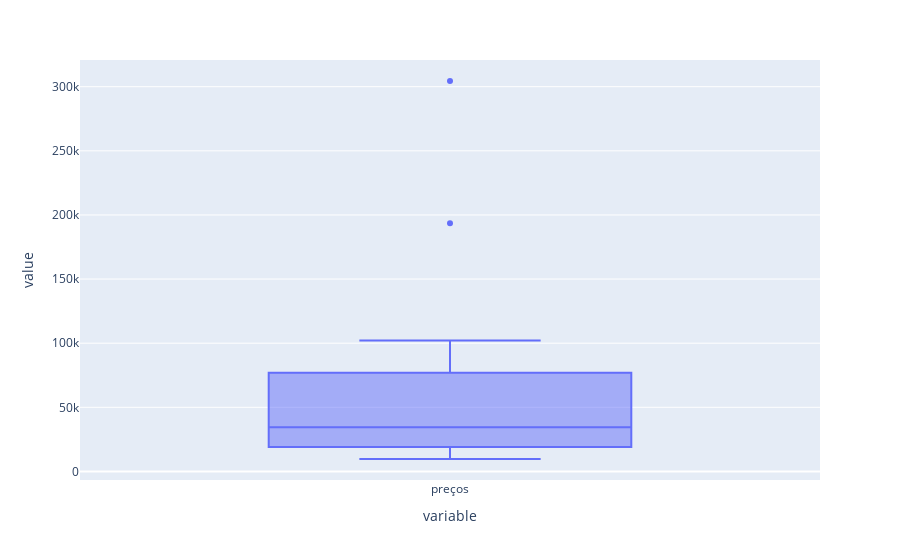

Notebook cell for this chart:
### Code cell
media_precos=px.box(df["preços"]) #Grafico boxplot que  irá mostrar a distribuição dos preços de motos na Honda, a media, o míninmo, o maximo de preços e os outliers
media_precos

### Figure 1 — Plotly figure (JSON) as saved in the notebook; plotly's stock layout.template omitted (floating-point values rounded to 4 significant figures)
{"data": [{"alignmentgroup": "True", "hovertemplate": "variable=%{x}<br>value=%{y}<extra></extra>", "legendgroup": "", "marker": {"color": "#636efa"}, "name": "", "notched": false, "offsetgroup": "", "orientation": "v", "showlegend": false, "type": "box", "x": ["preços", "preços", "preços", "preços", "preços", "preços", "preços", "preços", "preços", "preços", "preços", "preços", "preços", "preços", "preços", "preços", "preços", "preços", "preços", "preços", "preços", "preços", "preços", "preços", "preços", "preços", "preços", "preços", "preços", "preços", "preços", "preços"], "x0": " ", "xaxis": "x", "y": [14650, 16070, 17440, 15970, 9690, 12000, 12966, 16800, 23060, 93500, 22370, 40660, 52590, 78870, 87730, 27690, 20490, 28170, 22006, 43260, 52680, 81100, 102130, 23060, 93500, 22280, 71163, 74878, 50000, 55360, 193500, 304450], "y0": " ", "yaxis": "y"}], "layout": {"boxmode": "group", "legend": {"tracegroupgap": 0}, "margin": {"t": 60}, "xaxis": {"anchor": "y", "domain": [0, 1], "title": {"text": "variable"}}, "yaxis": {"anchor": "x", "domain": [0, 1], "title": {"text": "value"}}}}
